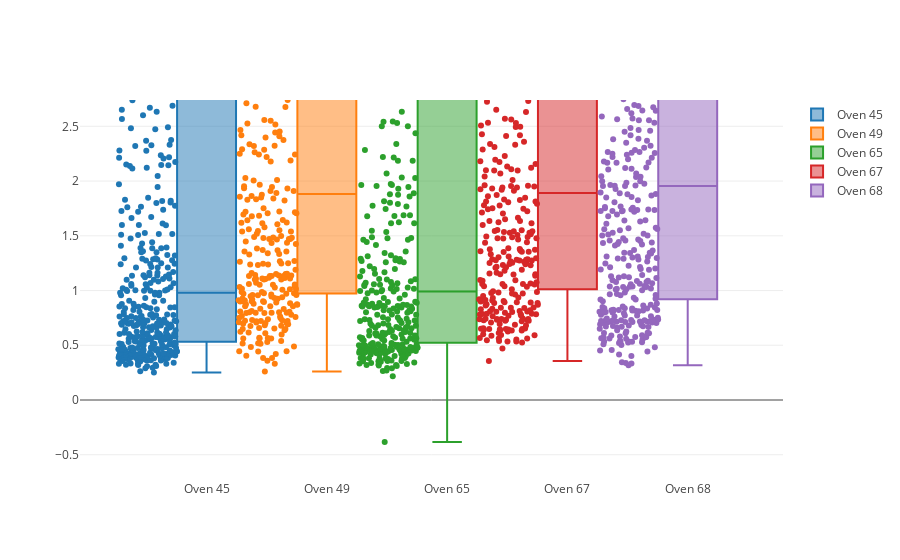

The notebook cell this image was saved under:
### Markdown cell above
### Get a feel for  the change over time for each oven

### Code cell
verboseThisCell = True
ovenOfInterest = [45, 49, 65, 67, 68]
graphTraces = []


for ovenID in ovenOfInterest:
    if verboseThisCell is True:
        print("Oven {}: Processing ...".format(ovenID))
    ovenOrderedChargesDf = tmpChargeDF[tmpChargeDF.uidOven == ovenID]
    # .. don't forget to reset the index, as sort shuffles it
    ovenOrderedChargesDf = ovenOrderedChargesDf.reset_index(drop=True)

    # .. Prepare a measure of "changeover time" for each four
    lastStartTime = ovenOrderedChargesDf.loc[0, 'uStartDateTime']
    lastEndTime = ovenOrderedChargesDf.loc[0, 'uEndDateTime']

    # .. loop throught each charge ..
    for index, row in ovenOrderedChargesDf[1:].iterrows():
        startTime = row.uStartDateTime
        # ... check last end time is not bigger than current start time
        if lastEndTime > startTime:
            dontCare = True
            # print("Warning at index{}: {} > {} !!!!".format(index, lastEndTime, startTime))
        # ... check strat time are in chronological order
        if lastStartTime > startTime:
            print("ERROR: start time not sorted at index{}: {} > {} !!!!".format(index, lastStartTime, startTime))
        # ... calculate a reload time (time from end of last charge to start of current charge) in hours
        ovenOrderedChargesDf.loc[index, 'changeOverTime'] = (startTime - lastEndTime) / np.timedelta64(1, 'h')
        # ... update last start and end time for next charge to process
        lastStartTime = row.uStartDateTime
        lastEndTime = row.uEndDateTime

    # .. Prepare graph trace
    ovenTrace = ply.graph_objs.Box(
        y=ovenOrderedChargesDf['changeOverTime'],
        boxpoints='all',
        jitter=1,
        pointpos=-2,
        name="Oven {}".format(ovenID))
    graphTraces.append(ovenTrace)

# Plot
graphFilename = outputDir + 'Fours - Reload Time.html'
dataToPlot = graphTraces
fig = ply.graph_objs.Figure(data=dataToPlot)
if (notebookGraphingOutputs == GraphOutputOption('htmlFile')) or (notebookGraphingOutputs == GraphOutputOption('both')):
    ply.offline.plot(fig, filename=graphFilename, auto_open=GraphAutoOpenHTML)
if (notebookGraphingOutputs == GraphOutputOption('inline')) or (notebookGraphingOutputs == GraphOutputOption('both')):
    ply.offline.iplot(fig)

### Figure 1 — Plotly figure (JSON) as saved in the notebook; plotly's stock layout.template omitted (floating-point values rounded to 4 significant figures; data arrays with more than 128 entries replaced by an {"elided": "..."} marker saying what was removed)
{"data": [{"boxpoints": "all", "jitter": 1, "name": "Oven 45", "pointpos": -2, "type": "box", "uid": "ef5ad802-9996-44db-baf2-c4459988efad", "y": {"elided": "456 float values"}}, {"boxpoints": "all", "jitter": 1, "name": "Oven 49", "pointpos": -2, "type": "box", "uid": "707975d3-3a62-4582-8bde-499f68b7424f", "y": {"elided": "393 float values"}}, {"boxpoints": "all", "jitter": 1, "name": "Oven 65", "pointpos": -2, "type": "box", "uid": "25cb20d3-e665-4b98-afa6-699b02228206", "y": {"elided": "384 float values"}}, {"boxpoints": "all", "jitter": 1, "name": "Oven 67", "pointpos": -2, "type": "box", "uid": "eb584fc9-20b5-4ef9-984c-2a71d8c1c9c0", "y": {"elided": "384 float values"}}, {"boxpoints": "all", "jitter": 1, "name": "Oven 68", "pointpos": -2, "type": "box", "uid": "21ef1c25-0c53-4627-93ea-e93412137423", "y": {"elided": "434 float values"}}], "layout": {"autosize": true, "xaxis": {"autorange": true, "range": [-1.042, 4.792], "type": "category"}, "yaxis": {"autorange": false, "range": [-0.7307, 2.74], "type": "linear"}}}
